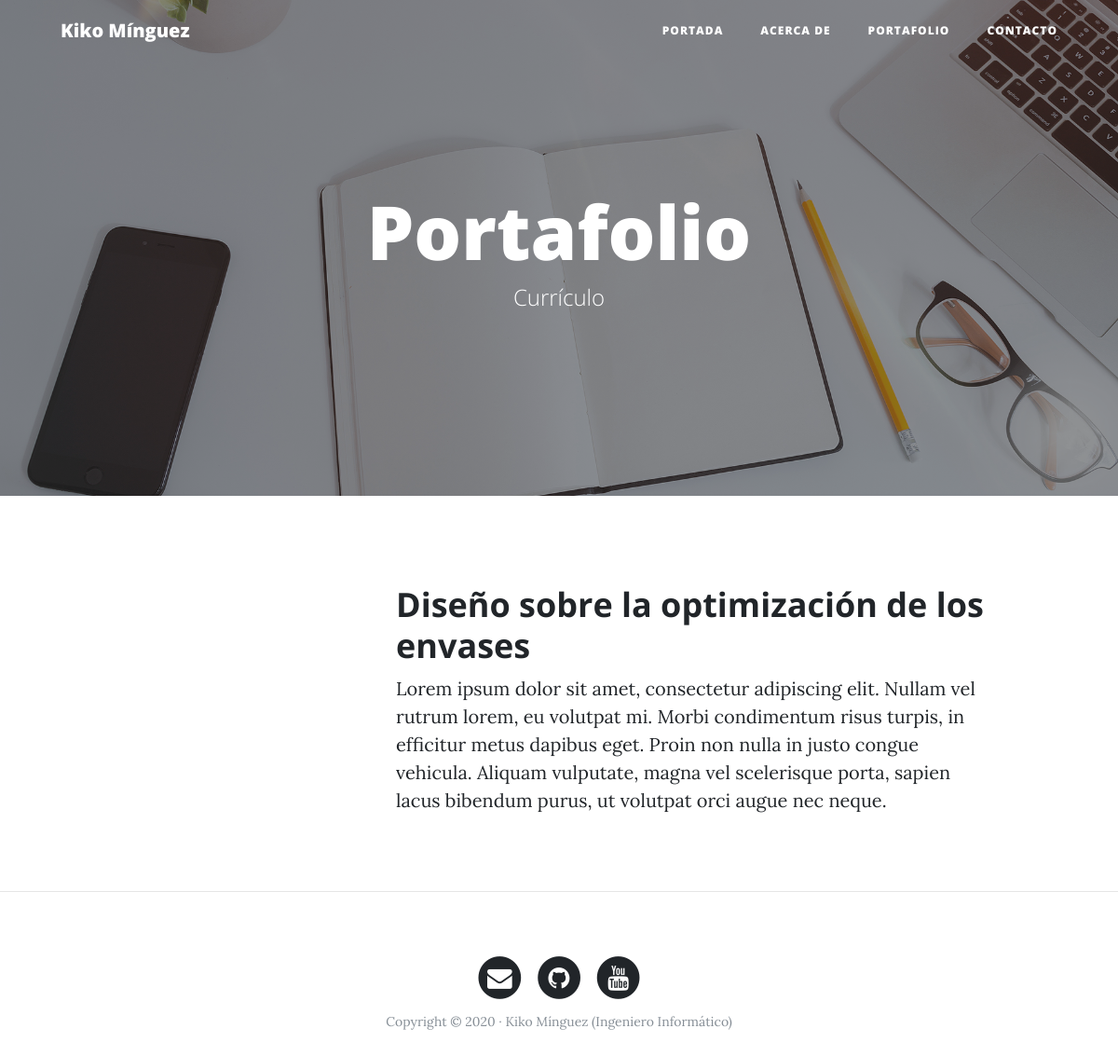
/portfolio/, run on an earlier commit of the app's database.
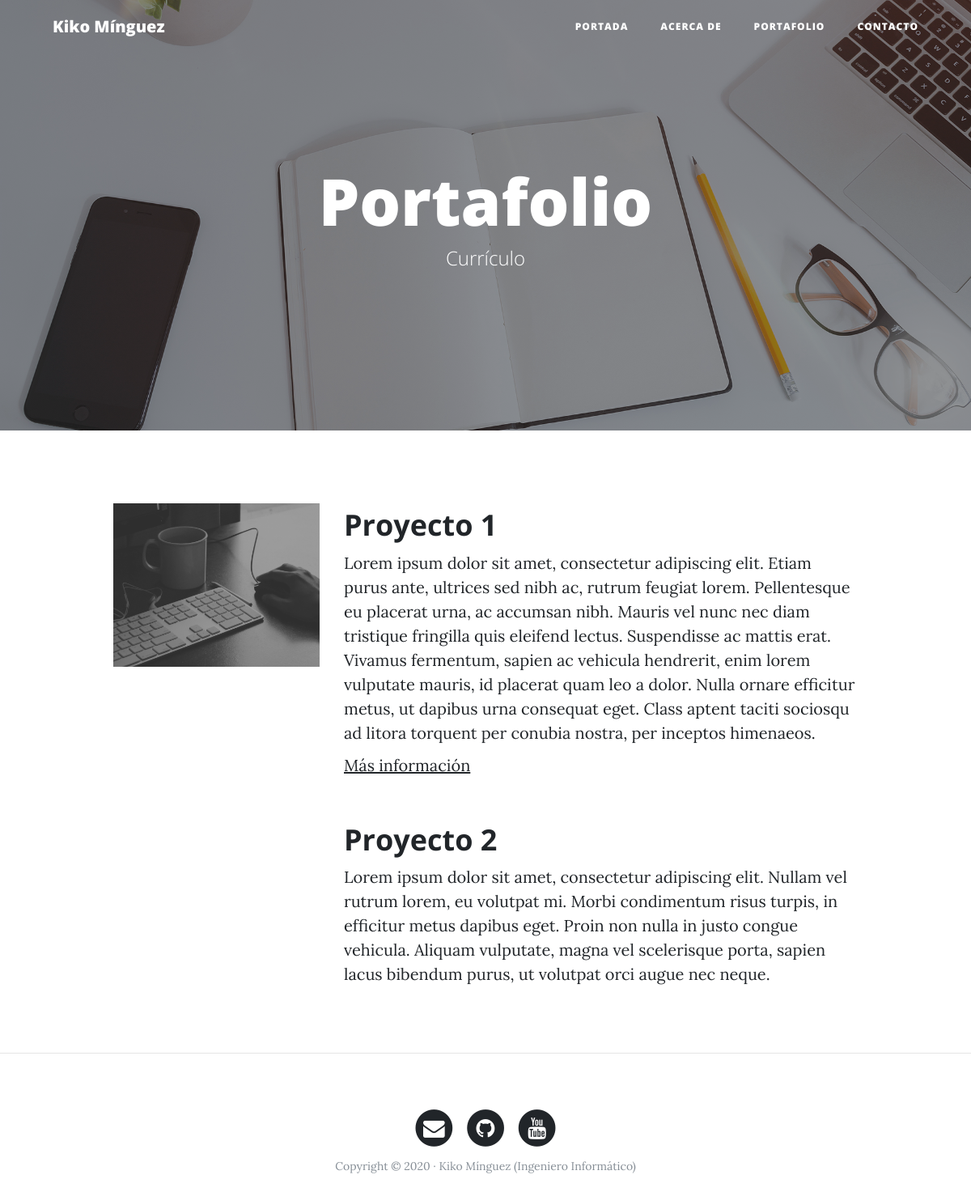
And on a later commit of the database.
### portfolio/models.py (models this page shows, shortened)
class Project(models.Model):
    tittle = models.CharField(max_length=200, verbose_name="Título")                    #Campo de carácteres
    description = models.TextField(verbose_name="Descripción")                          #Campo de texto
    image = models.ImageField(verbose_name="Imagen", upload_to="projects")              #Campo de imagen
    created = models.DateTimeField(auto_now_add=True, verbose_name="Fecha de creación") #Campo de fecha donde se añade la hora automáticamente al crearse
    updated = models.DateTimeField(auto_now=True, verbose_name="Fecha de edición")      #Campo de fecha donde se añade la hora automáticamente siempre
    link = models.URLField(verbose_name = "Dirección web", null=True, blank=True)
    class Meta: #Clase de metadatos
        verbose_name = "proyecto"           #Asignar nombre en singular
        verbose_name_plural = "proyectos"   #Asignar nombre en plural
        ordering = ["-created"]             #Campo de odenación por defecto mediante fecha de creación

### portfolio/views.py (the view)
# urls.py: path('portfolio/', portfolio_views.portfolio, name="portfolio"),
def portfolio(request):
    projects = Project.objects.all()
    return render (request, "portfolio/portfolio.html", {'projects':projects})

### portfolio/templates/portfolio/portfolio.html (shortened to what this page needs)
{% extends 'core/base.html' %}
{% block background %}{% load static %}{% static 'core/img/portfolio-bg.jpg' %}{% endblock %}
{% block headers %}
    <h1>Portafolio</h1>
	<span class="subheading">Currículo</span>
{% endblock %}
{% block content %}
{% for project in projects %}
	<div class="row project">
	    <div class="col-lg-3 col-md-4 offset-lg-1">
			<img class="img-fluid" src="{{project.image.url}}" alt="">
	    </div>
	    <div class="col-lg-7 col-md-8">
	      	<h2 class="section-heading title">{{project.tittle}}</h2>
	        <p>{{project.description}}</p>
			{% if project.link %}
	        	<p><a href="{{project.link}}}">Más información</a></p>
			{% endif %}
	    </div>
	</div>
{% endfor %}
{% endblock %}

What changed in the data, as far as the page shows it:
added Project: image (picture), tittle "Proyecto 1", description "Lorem ipsum dolor sit amet, consectetur adipiscing elit. Etiam purus ante, ultrices sed nibh ac, rutrum feugiat lorem. Pellentesque eu placerat urna, ac accumsan nibh. Mauris vel nunc nec diam tristique fringilla quis eleifend lectus. Suspendisse ac mattis erat. Vivamus fermentum, sapien ac vehicula hendrerit, enim lorem vulputate mauris, id placerat quam leo a dolor. Nulla ornare efficitur metus, ut dapibus urna consequat eget. Class aptent taciti sociosqu ad litora torquent per conubia nostra, per inceptos himenaeos."
changed Project: tittle "Diseño sobre la optimización de los envases" → "Proyecto 2"
